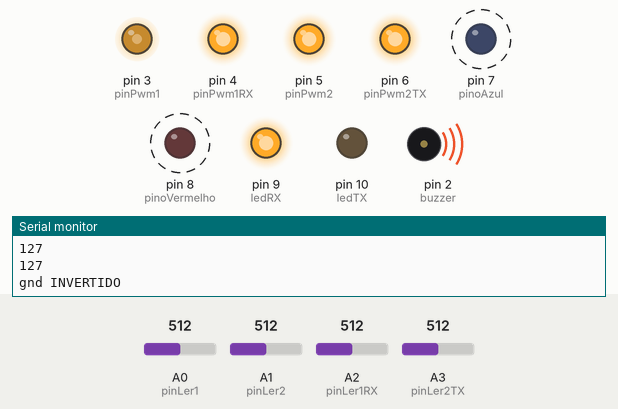
The sketch below on a simulated Arduino Uno, built with avr-gcc and run on an emulated ATmega328P. Parts: output pins drawn as LEDs (lit = HIGH), buzzer (waves = sounding, pin HIGH), the last lines printed to the serial monitor. Dashed ring = blinking. The test bench sets the inputs (shaded band); at power-on: A1 (pinLer2) = 512, A0 (pinLer1) = 512, A3 (pinLer2TX) = 512, A2 (pinLer1RX) = 512.

Above: at 1.28 s.
1.3 s: A1 (pinLer2) set to 594
4.3 s: A1 (pinLer2) set to 618
At 5.2 s:
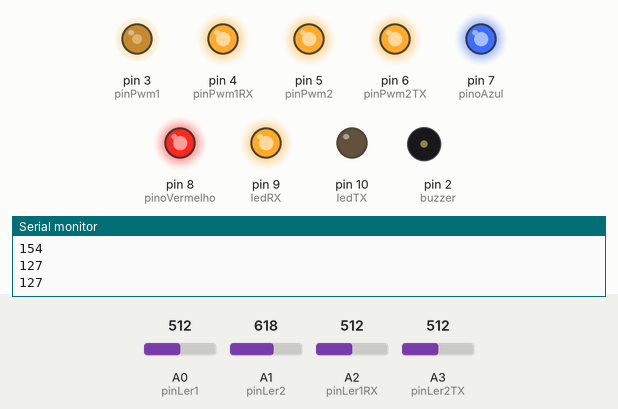
6.0 s: A0 (pinLer1) set to 378
7.5 s: A0 (pinLer1) set to 347
At 8.25 s:
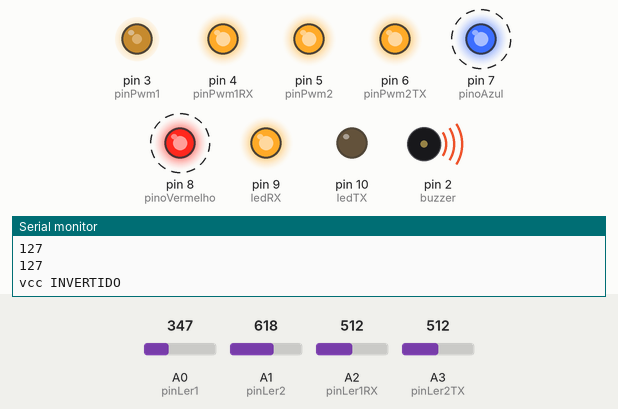
10.5 s: A3 (pinLer2TX) set to 373
13.5 s: A3 (pinLer2TX) set to 349
At 14.31 s:
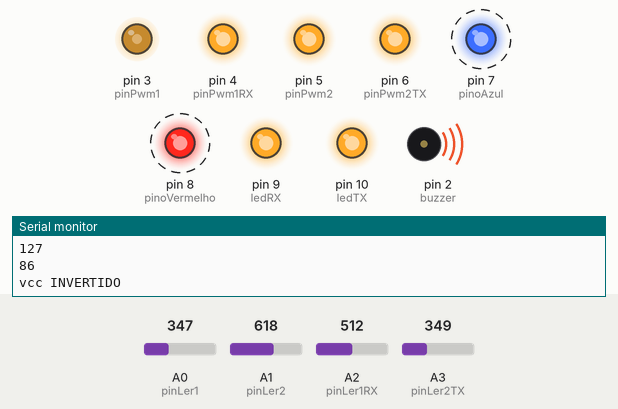
Timing chart, 0 to 17.5 s (numbered marks = the images above; inputs shaded):
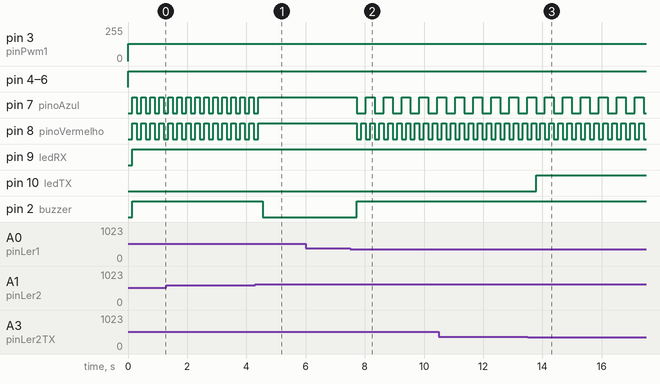

The sketch:

gigaUmaPlaca.ino
```cpp
const int pinLer1 = A0; // pino que lê o sinal PWM
const int pinLer2 = A1; // pino que lê o sinal PWM
const int pinLer1RX = A2; // pino que lê o sinal PWM
const int pinLer2TX = A3; // pino que lê o sinal PWM

const int pinPwm1 = 3; // pino onde sai o sinal PWM
const int pinPwm1RX = 4; // pino onde sai o sinal PWM para RX (BR)
const int pinPwm2 = 5; // pino onde sai o sinal PWM
const int pinPwm2TX = 6; // pino onde sai o sinal PWM para TX (AZ)

const int buzzer = 2;

unsigned long previousMillis = 0;
unsigned long previousMillis2 = 0;
unsigned long previousMillis3 = 0;


const long interval = 60; //4 HZ
const long interval2 = 180; //4 HZ

const int pinoAzul = 7;
const int pinoVermelho = 8;
const int ledRX = 9;
const int ledTX = 10;

bool alterado = false;

void setup() {
  Serial.begin(9600);

  pinMode(pinoAzul, OUTPUT);
  pinMode(pinoVermelho, OUTPUT);
  pinMode(ledRX, OUTPUT);
  pinMode(ledTX, OUTPUT);
//

  pinMode(buzzer, OUTPUT);

  pinMode(pinPwm1,OUTPUT); // Envia o sinal PWM
  pinMode(pinPwm2,OUTPUT); // Envia o sinal PWM
  pinMode(pinPwm1RX,OUTPUT); // Envia o sinal PWM para fio RX (BR)
  pinMode(pinPwm2TX,OUTPUT); // Envia o sinal PWM para fio TX (AZ)

  pinMode(pinLer1,INPUT_PULLUP);  // lê o sinal Analógico
  pinMode(pinLer2,INPUT_PULLUP);  // lê o sinal Analógico
  pinMode(pinLer1RX,INPUT_PULLUP);  // lê o sinal Analógico para fio RX (BR)
  pinMode(pinLer2TX,INPUT_PULLUP);  // lê o sinal Analógico para fio TX (AZ)

}
void pisca(){
  unsigned long currentMillis = millis();
  if (currentMillis - previousMillis >= interval) {
    previousMillis = currentMillis;
    digitalWrite(ledRX, !digitalRead(pinoVermelho));
  }
  if (currentMillis - previousMillis2 >= interval2) {
    previousMillis2 = currentMillis;
    digitalWrite(ledTX, !digitalRead(pinoAzul));
  }
 }


void piscaTXRX(){
  unsigned long currentMillis = millis();
  if (currentMillis - previousMillis >= interval) {
    previousMillis = currentMillis;
    digitalWrite(pinoVermelho, !digitalRead(pinoVermelho));
  }
  if (currentMillis - previousMillis2 >= interval2) {
    previousMillis2 = currentMillis;
    digitalWrite(pinoAzul, !digitalRead(pinoAzul));
  }
 }


void loop() {

  analogWrite(pinPwm1,128);// ENVIA EM GND
  analogWrite(pinPwm2,255); // ENVIA EM VCC
  analogWrite(pinPwm1RX,128);// ENVIA EM RX
  analogWrite(pinPwm2TX,255); // ENVIA EM TX

  int valorGnd = analogRead(pinLer1);// RECEBE DE GND
  int valorVCC = analogRead(pinLer2);// RECEBE DE VCC
  int valorRX = analogRead(pinLer1RX);// RECEBE DE GND
  int valorTX = analogRead(pinLer2TX);// RECEBE DE VCC

  valorGnd = map(valorGnd, 0, 1023, 0, 255);
  valorVCC = map(valorVCC, 0, 1023, 0, 255);
  valorRX = map(valorRX, 0, 1023, 0, 255);
  valorTX = map(valorTX, 0, 1023, 0, 255);

  boolean tocarBuzzer=false;

  delay(150);
        // DESLIGADOS

        if(valorGnd > 250 ){
          Serial.println("gnd desligado");
          digitalWrite(pinoVermelho,LOW);
          tocarBuzzer=true;
        }
        if(valorVCC > 250){
          Serial.println("vcc desligado");
          digitalWrite(pinoAzul,LOW);
          tocarBuzzer=true;
        }
        if(valorRX > 250 ){
          Serial.println("RX desligado");
          digitalWrite(ledRX,LOW);
          tocarBuzzer=true;
        }
        if(valorTX > 250){
          Serial.println("TX desligado");
          digitalWrite(ledTX,LOW);
          tocarBuzzer=true;
        }

        // LIGADOS
        Serial.println(valorGnd); // 121
        if((valorGnd > 100)&&(valorGnd < 150)){
          digitalWrite(pinoAzul,HIGH);
          digitalWrite(buzzer, LOW);
        }
        Serial.println(valorVCC); // 72
        if((valorVCC > 60) && (valorVCC < 90)){
          digitalWrite(pinoVermelho,HIGH);
          digitalWrite(buzzer, LOW);
        }
        Serial.println(valorRX); // 121
        if((valorRX > 100)&&(valorRX < 150)){
          digitalWrite(ledRX,HIGH);
          digitalWrite(buzzer, LOW);
        }
        Serial.println(valorTX); // 72
        if((valorTX > 60) && (valorTX < 90)){
          digitalWrite(ledTX,HIGH);
          digitalWrite(buzzer, LOW);
        }

        // INVERTIDOS

        if((valorVCC > 100)&&(valorVCC < 150)){
          Serial.println("gnd INVERTIDO");
          tocarBuzzer=true;
          piscaTXRX();
        }
        if((valorGnd > 60) && ( valorGnd < 90)){
          Serial.println("vcc INVERTIDO");
          tocarBuzzer=true;
          piscaTXRX();
        }


        if((valorRX > 60) && ( valorRX < 90)){
          Serial.println("RX INVERTIDO");
          tocarBuzzer=true;
          pisca();
        }

        if((valorTX > 100)&&(valorTX < 150)){
          digitalWrite(ledRX,HIGH);
          digitalWrite(buzzer, LOW);
        }


      if(tocarBuzzer==true){
        digitalWrite(buzzer, HIGH);
      }
}
```

Measured:
- the behaviour switches between 601 and 602 on A1 (pinLer2) (found by bisection; images 0 and 1)
- the behaviour switches between 362 and 361 on A0 (pinLer1) (found by bisection; images 1 and 2)
- the behaviour switches between 362 and 361 on A3 (pinLer2TX) (found by bisection; images 2 and 3)
- after the input at 4.3 s, pin 7 (pinoAzul), pin 8 (pinoVermelho): goes on until 4.4 s, then stays HIGH; pin 2 (buzzer): HIGH → LOW after 0.25 s
- after the input at 7.5 s, pin 7 (pinoAzul): alternates HIGH for 0.30 s and LOW for 0.30 s, starting after 0.23 s; pin 8 (pinoVermelho): alternates HIGH for 0.15 s and LOW for 0.15 s, starting after 0.23 s; pin 2 (buzzer): LOW → HIGH after 0.23 s
- after the input at 13.5 s, pin 10 (ledTX): LOW → HIGH after 0.28 s
- by itself, pin 7 (pinoAzul), pin 8 (pinoVermelho): alternates HIGH for 0.15 s and LOW for 0.15 s
